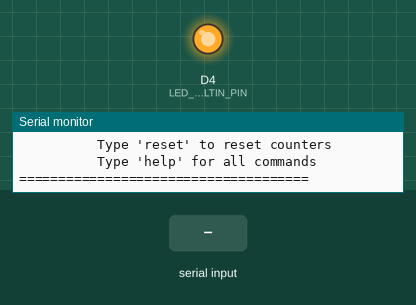
The sketch below on a simulated ESP8266 (NodeMCU). Shown: output pins drawn as LEDs (lit = HIGH), the last lines printed to the serial monitor. Inputs (shaded band) come from the test bench. WiFi joins after 1.5 s; servers stay silent unless stated.

Above: at 4.5 s.
4.6 s: "SUHU:;" received over the second serial link
At 5.6 s:
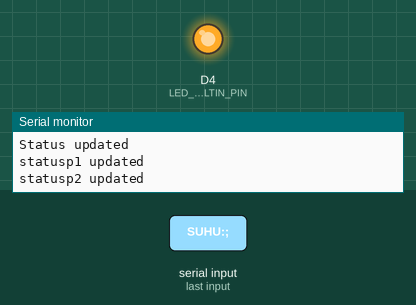
6.3 s: "PPM:;" received over the second serial link
At 6.9 s:
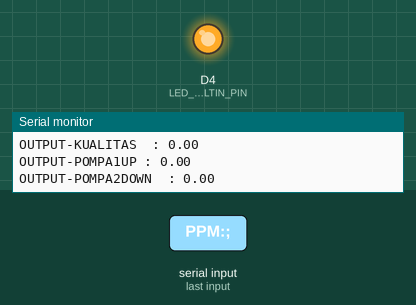
8.0 s: "pH:;" received over the second serial link
At 9.2 s:
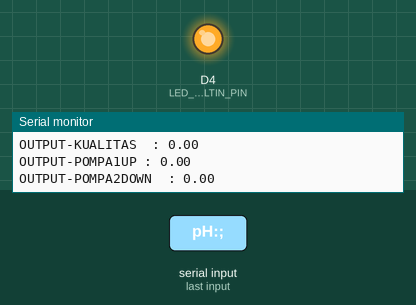
Timing chart, 0 to 11.0 s (numbered marks = the images above; inputs shaded):
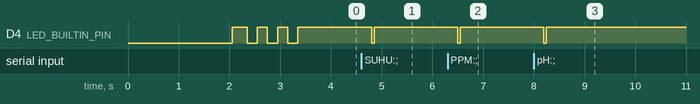

The sketch:

esp.ino
```cpp
#include <Firebase_ESP_Client.h>
#include <SoftwareSerial.h>

#define WIFI_SSID "Sherina"
#define WIFI_PASSWORD "5herinaa"

// Deklarasi firebase dan pin
FirebaseData firebaseData;
FirebaseAuth auth;
FirebaseConfig config;

// Pin
#define NODEMCU_RX_PIN D1 // GPIO4 - menerima dari Arduino TX
#define NODEMCU_TX_PIN D2  // GPIO5 - mengirim ke Arduino RX
#define LED_BUILTIN_PIN 2

// Serial komunikasi
SoftwareSerial arduinoSerial(NODEMCU_RX_PIN, NODEMCU_TX_PIN);

struct SensorData {
  float temperature;
  float tds;
  float pH;
  String kualitasAir;
  String statusP1;
  String statusP2;
  float waktup1;
  float waktup2;
  float z_kualitas; float z_up; float z_down;
  bool dataValid;
  int dataCount;
} sensorData;

struct SystemStatus {
  bool arduinoConnected;
  unsigned long lastDataReceived;
  unsigned long uptime;
  int totalPacketsReceived;
  int errorCount;
  String lastError;
  unsigned long startTime;
} systemStatus;

// Variable waktu
unsigned long lastDataCheck = 0;
unsigned long lastStatsDisplay = 0;

const unsigned long DATA_TIMEOUT = 5000;        // 5 detik tanpa data = disconnect
const unsigned long STATS_INTERVAL = 15000;      // Display stats setiap 15 detik

void setup() {
  Serial.begin(9600);
  WiFi.begin(WIFI_SSID, WIFI_PASSWORD);
  while (WiFi.status() != WL_CONNECTED) {
    delay(500);
    Serial.print(".");
  }
  Serial.println("WiFi connected");

  config.host = "hidroponik-f05fd-default-rtdb.firebaseio.com/";
  config.signer.tokens.legacy_token = "IqdpZsDmcJl54NzliVRxBiNV4xqhcR6hbowNdLZa";  // Database secret

  Firebase.begin(&config, &auth);
  Firebase.reconnectWiFi(true);

  delay(500);

  Serial.println();
  Serial.println("=====================================");
  Serial.println("     NodeMCU Serial Data Receiver");
  Serial.println("=====================================");

  pinMode(LED_BUILTIN_PIN, OUTPUT);
  digitalWrite(LED_BUILTIN_PIN, HIGH);  // LED off

  // Inisialisasi komunikasi dengan Arduino
  arduinoSerial.begin(9600);
  Serial.println("SoftwareSerial initialized pada D1, D2");

  initializeData();

  Serial.println("=====================================");
  Serial.println("System ready! Waiting for Arduino data...");
  Serial.println("Commands: Type 'stats' for statistics");
  Serial.println("          Type 'reset' to reset counters");
  Serial.println("          Type 'help' for all commands");
  Serial.println("=====================================");

  // LED, 3: jumlah kedipan, durasi delay tiap kedipan 200ms
  blinkLED(3, 200);
}

void loop() {
  // Baca data dari arduino
  handleArduinoData();

  // Cek status koneksi arduino
  if (millis() - lastDataCheck >= DATA_TIMEOUT) {
    checkArduinoConnection();

    firebase();
    lastDataCheck = millis();
  }

  if (millis() - lastStatsDisplay >= STATS_INTERVAL) {
    displayStatistics();
    lastStatsDisplay = millis();
  }

  updateSystemStatus();

  delay(10);
}

void initializeData() {
  sensorData.temperature = 0.0;
  sensorData.tds = 0.0;
  sensorData.pH = 0.0;
  sensorData.statusP1 = "";
  sensorData.statusP2 = "";
  sensorData.kualitasAir = "";
  sensorData.waktup1 = 0.0;
  sensorData.waktup2 = 0.0;
  sensorData.z_kualitas = 0.0;
  sensorData.z_up = 0.0;
  sensorData.z_down = 0.0;
  sensorData.dataValid = false;
  sensorData.dataCount = 0;

  systemStatus.arduinoConnected = false;
  systemStatus.lastDataReceived = 0;
  systemStatus.startTime = millis();
  systemStatus.uptime = 0;
  systemStatus.totalPacketsReceived = 0;
  systemStatus.errorCount = 0;
  systemStatus.lastError = "";
}

// Komunikasi arduino
void handleArduinoData() {
  if (arduinoSerial.available()) {
    String receivedData = arduinoSerial.readStringUntil(';');
    arduinoSerial.read();
    receivedData.trim();

    if (receivedData.length() > 0) {
      Serial.println();
      Serial.println("<<< RECEIVED: " + receivedData);
      systemStatus.lastDataReceived = millis();
      systemStatus.totalPacketsReceived++;

      // Parse dan proses data
      if (parseData(receivedData)) {
        // Kirim konfirmasi ke Arduino
        arduinoSerial.print("OK\n");
        Serial.println(">>> SENT: OK");
        Serial.println(">> Data dari Arduino:");
        Serial.println("SUHU: " + String(sensorData.temperature));
        Serial.println("PPM : " + String(sensorData.tds));
        Serial.println("pH  : " + String(sensorData.pH));
        Serial.println("KUALITAS  : " + sensorData.kualitasAir);
        Serial.println("STATUSP1  : " + sensorData.statusP1);
        Serial.println("STATUSP2  : " + sensorData.statusP2);
        Serial.println("WAKTU P1  : " + String(sensorData.waktup1));
        Serial.println("WAKTU P2  : " + String(sensorData.waktup2));
        Serial.println("OUTPUT-KUALITAS  : " + String(sensorData.z_kualitas));
        Serial.println("OUTPUT-POMPA1UP : " + String(sensorData.z_up));
        Serial.println("OUTPUT-POMPA2DOWN  : " + String(sensorData.z_down));

        systemStatus.arduinoConnected = true;

        // Indikator LED
        blinkLED(1, 50);
      } else {
        arduinoSerial.print("ERROR:PARSE_FAILED\n");
        Serial.println(">>> SENT: ERROR:PARSE_FAILED");
        systemStatus.errorCount++;
        systemStatus.lastError = "Parse failed for: " + receivedData;
        blinkLED(3, 100);
      }
    }
  }
}

bool parseData(String data) {
   if (data.startsWith("SUHU:") || data.startsWith("PPM:") ||
      data.startsWith("pH:") || data.startsWith("KA:") ||
      data.startsWith("P1:") || data.startsWith("P2:") ||
      data.startsWith("WP1:") || data.startsWith("WP2:") ||
      data.startsWith("OKA:") || data.startsWith("OP1:") ||
      data.startsWith("OP2:")) {
    return parseSensorData(data);
  }
  Serial.println("✗ Unknown data format: " + data);
  return false;
}

bool parseSensorData(String data) {
  // Suhu
  int tempIndex = data.indexOf("SUHU:");
  if (tempIndex != -1) {
    int end = data.indexOf(",", tempIndex);
    sensorData.temperature = data.substring(tempIndex + 5, end).toFloat();
  }

  // PPM
  int ppmIndex = data.indexOf("PPM:");
  if (ppmIndex != -1) {
    int end = data.indexOf(",", ppmIndex);
    sensorData.tds = data.substring(ppmIndex + 4, end).toInt();
  }

  // pH
  int phIndex = data.indexOf("pH:");
  if (phIndex != -1) {
    int end = data.indexOf(",", phIndex);
    sensorData.pH = data.substring(phIndex + 3, end).toFloat();
  }

  // Kualitas
  int kualitasIndex = data.indexOf("KA:");
  if (kualitasIndex != -1) {
    int end = data.indexOf(",", kualitasIndex);
    sensorData.kualitasAir = (end == -1)
      ? data.substring(kualitasIndex + 3)
      : data.substring(kualitasIndex + 3, end);
  }

  // Pompa1
  int p1Index = data.indexOf("P1:");
  if (p1Index != -1) {
    int end = data.indexOf(",", p1Index);
    sensorData.statusP1 = (end == -1)
      ? data.substring(p1Index + 3)
      : data.substring(p1Index + 3, end);
  }

  // Pompa2
  int p2Index = data.indexOf("P2:");
  if (p2Index != -1) {
    int end = data.indexOf(",", p2Index);
    sensorData.statusP2 = (end == -1)
      ? data.substring(p2Index + 3)
      : data.substring(p2Index + 3, end);
  }

  // WaktuP1
  int w1Index = data.indexOf("WP1:");
  if (w1Index != -1) {
    int end = data.indexOf(",", w1Index);
    sensorData.waktup1 = data.substring(w1Index + 4, end).toFloat();
  }

   // WaktuP2
  int w2Index = data.indexOf("WP2:");
  if (w2Index != -1) {
    int end = data.indexOf(",", w2Index);
    sensorData.waktup2 = data.substring(w2Index + 4, end).toFloat();
  }

  // z-kualitas air
  int zKaIndex = data.indexOf("OKA:");
  if (zKaIndex != -1) {
    int end = data.indexOf(",", zKaIndex);
    sensorData.z_kualitas = data.substring(zKaIndex + 4, end).toFloat();
  }

  // z-pompa up
  int zupIndex = data.indexOf("OP1:");
  if (zupIndex != -1) {
    int end = data.indexOf(",", zupIndex);
    sensorData.z_up = data.substring(zupIndex + 4, end).toFloat();
  }
  // z-pompa down
  int zdownIndex = data.indexOf("OP2:");
  if (zdownIndex != -1) {
    int end = data.indexOf(",", zdownIndex);
    sensorData.z_down = (end == -1)
      ? data.substring(zdownIndex + 4).toFloat()
      : data.substring(zdownIndex + 4, end).toFloat();
  }

  sensorData.dataValid = true;
  sensorData.dataCount++;
  return true;
}

void checkArduinoConnection() {
  unsigned long timeSinceLastData = millis() - systemStatus.lastDataReceived;

  if (timeSinceLastData > DATA_TIMEOUT && systemStatus.arduinoConnected) {
    Serial.println();
    Serial.println("⚠ ARDUINO CONNECTION TIMEOUT!");
    Serial.println("Last data received " + String(timeSinceLastData / 1000) + " seconds ago");
    systemStatus.arduinoConnected = false;
    sensorData.dataValid = false;
  }
}

void firebase() {
  // Kirim data ke Firebase jika Firebase siap
  if (Firebase.ready()) {
    Serial.println("FIREBASE IS READY!");

    // Kirim Temperature
    if (Firebase.RTDB.setFloat(&firebaseData, "/SensorData/suhuAir", sensorData.temperature)) {
      Serial.println("suhuAir updated");
    } else {
      Serial.println("suhuAir update failed: " + firebaseData.errorReason());
    }

    // Kirim PPM
    if (Firebase.RTDB.setInt(&firebaseData, "/SensorData/PPM", sensorData.tds)) {
      Serial.println("PPM updated");
    } else {
      Serial.println("PPM update failed: " + firebaseData.errorReason());
    }

    // Kirim pH
    if (Firebase.RTDB.setFloat(&firebaseData, "/SensorData/pH", sensorData.pH)) {
      Serial.println("pH updated");
    } else {
      Serial.println("pH update failed: " + firebaseData.errorReason());
    }

    if (sensorData.kualitasAir != "")
      Firebase.RTDB.setString(&firebaseData, "/SensorData/Status", sensorData.kualitasAir);
      Serial.println("Status updated");

    if (sensorData.statusP1 != "")
      Firebase.RTDB.setString(&firebaseData, "/SensorData/statusP1", sensorData.statusP1);
      Serial.println("statusp1 updated");

    if (sensorData.statusP2 != "")
      Firebase.RTDB.setString(&firebaseData, "/SensorData/statusP2", sensorData.statusP2);
      Serial.println("statusp2 updated");

    Firebase.RTDB.setFloat(&firebaseData, "/SensorData/waktuP1", sensorData.waktup1);
    Serial.println("waktup1 updated");

    Firebase.RTDB.setFloat(&firebaseData, "/SensorData/waktuP2", sensorData.waktup2);
    Serial.println("waktup2 updated");

    if (Firebase.RTDB.setFloat(&firebaseData, "/SensorData/OutputKualitasAir", sensorData.z_kualitas))
      Serial.println("OutputKualitasAir updated");

    if (Firebase.RTDB.setFloat(&firebaseData, "/SensorData/OutputPompa1Up", sensorData.z_up))
      Serial.println("OutputPompa1Up updated");

    if (Firebase.RTDB.setFloat(&firebaseData, "/SensorData/OutputPompa2Down", sensorData.z_down))
      Serial.println("OutputPompa2Down updated");

  } else {
    Serial.println("FIREBASE NOT READY!");
  }
}

void displayStatistics() {
  unsigned long uptime = millis() - systemStatus.startTime;

  Serial.println();
  Serial.println("╔═══════════════════════════════════════════╗");
  Serial.println("║              SYSTEM STATISTICS            ║");
  Serial.println("╠═══════════════════════════════════════════╣");
  Serial.printf("║ Uptime:         %8lu ms           ║\n", uptime);
  Serial.printf("║ Total Packets:  %8d                 ║\n", systemStatus.totalPacketsReceived);
  Serial.printf("║ Valid Data:     %8d                 ║\n", sensorData.dataCount);
  Serial.printf("║ Errors:         %8d                 ║\n", systemStatus.errorCount);
  Serial.printf("║ Arduino Status: %-15s       ║\n", systemStatus.arduinoConnected ? "CONNECTED" : "DISCONNECTED");
  if (systemStatus.lastError.length() > 0) {
    Serial.println("║ Last Error:                               ║");
    Serial.println("║ " + systemStatus.lastError.substring(0, 41) + " ║");
  }
  Serial.println("╚═══════════════════════════════════════════╝");
}

void updateSystemStatus() {
  systemStatus.uptime = millis() - systemStatus.startTime;
}

void blinkLED(int times, int delayMs) {
  for (int i = 0; i < times; i++) {
    digitalWrite(LED_BUILTIN_PIN, LOW);  // LED ON
    delay(delayMs);
    digitalWrite(LED_BUILTIN_PIN, HIGH);  // LED OFF
    if (i < times - 1) delay(delayMs);
  }
}
```

Measured:
- after the input at 4.6 s, D4 (LED_BUILTIN_PIN): HIGH → LOW after 0.20 s, → HIGH 0.05 s later
- after the input at 6.3 s, D4 (LED_BUILTIN_PIN): HIGH → LOW after 0.20 s, → HIGH 0.05 s later
- after the input at 8.0 s, D4 (LED_BUILTIN_PIN): HIGH → LOW after 0.20 s, → HIGH 0.05 s later
